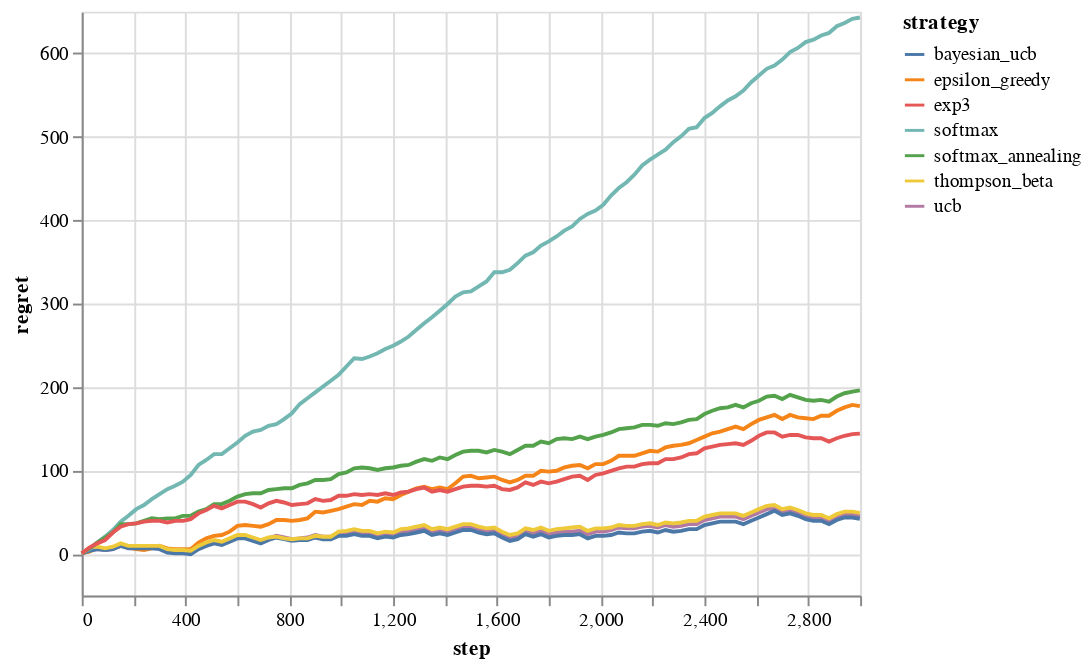

Source (notebook cell):
### Code cell
env.altair_chart_regret()

### Figure 1 — Vega-Lite specification as saved in the notebook (floating-point values rounded to 4 significant figures; data arrays with more than 128 entries replaced by an {"elided": "..."} marker saying what was removed)
{"config": {"view": {"continuousWidth": 400, "continuousHeight": 300}}, "data": {"name": "data-2ce0ccb246e3592f6a9b95db79ec907d"}, "mark": "line", "encoding": {"color": {"type": "nominal", "field": "strategy"}, "x": {"type": "quantitative", "field": "step"}, "y": {"type": "quantitative", "field": "regret"}}, "$schema": "https://vega.github.io/schema/vega-lite/v4.8.1.json", "datasets": {"data-2ce0ccb246e3592f6a9b95db79ec907d": {"elided": "707 records"}}}
